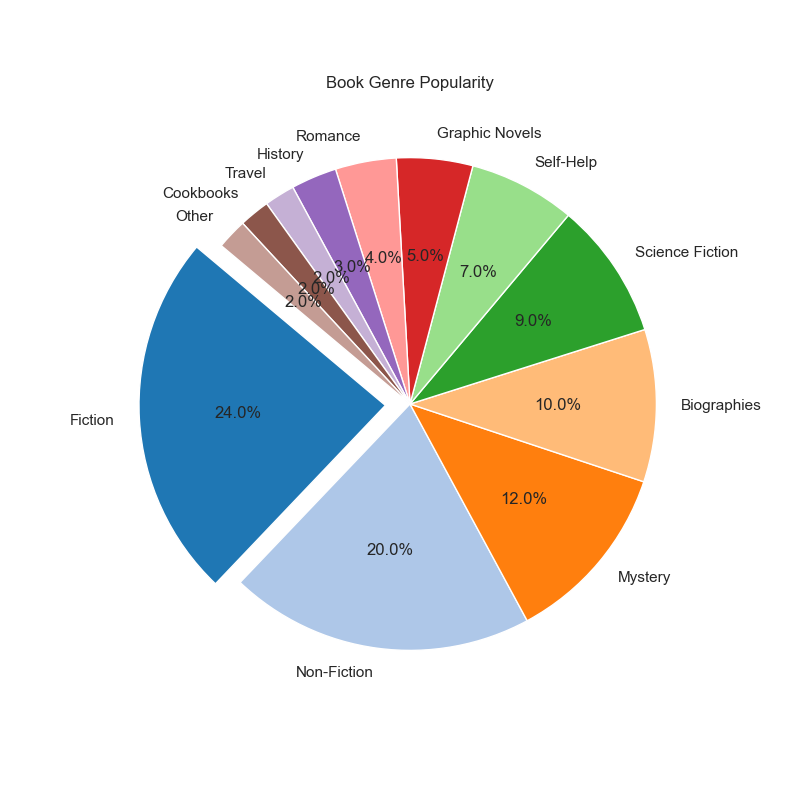

Write Python code to recreate this figure.

import matplotlib.pyplot as plt

# Data provided:
data = [
    {'Genre': 'Fiction', 'Percentage': 24},
    {'Genre': 'Non-Fiction', 'Percentage': 20},
    {'Genre': 'Mystery', 'Percentage': 12},
    {'Genre': 'Biographies', 'Percentage': 10},
    {'Genre': 'Science Fiction', 'Percentage': 9},
    {'Genre': 'Self-Help', 'Percentage': 7},
    {'Genre': 'Graphic Novels', 'Percentage': 5},
    {'Genre': 'Romance', 'Percentage': 4},
    {'Genre': 'History', 'Percentage': 3},
    {'Genre': 'Travel', 'Percentage': 2},
    {'Genre': 'Cookbooks', 'Percentage': 2},
    {'Genre': 'Other', 'Percentage': 2}
]

# Prepare data for plotting:
genres = [item['Genre'] for item in data]
percentages = [item['Percentage'] for item in data]

# Determine pie chart colors and explode values to offset the first slice:
colors = plt.get_cmap('tab20').colors
explode = [0.1] + [0]* (len(genres) - 1)  # Only "explode" the first slice

# Create the pie chart
plt.figure(figsize=(8, 8))
plt.pie(percentages, labels=genres, autopct='%1.1f%%', startangle=140, colors=colors, explode=explode)

# Add a title
plt.title('Book Genre Popularity')

# Display the pie chart
plt.show()
